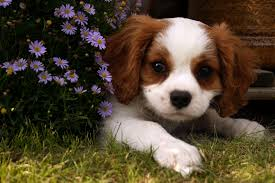
#> input picture images.jpg, 275 x 183 px
$ python Lesson7.py
#> lines starting #> are read from the running program, lines starting #| are printed output that depends on the picture
import cv2

#Image1 resizing
image1=cv2.imread("images.jpg")
#> image1 is the input picture: shape (183, 275, 3); mean B, G, R 48.5, 67.6, 80.9
cv2.namedWindow("screen" , cv2.WINDOW_NORMAL )
cv2.resizeWindow("screen",500,500)
cv2.imshow("screen" , image1)

#image2 resizing
image2=cv2.imread("lion.jpg")
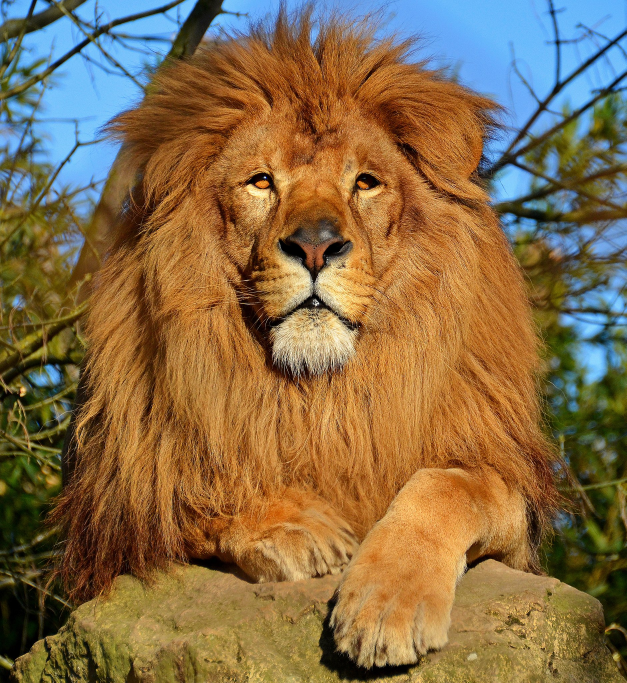
#> input picture lion.jpg, 1879 x 2048 px (shown at 1/3 size)
#> image2 is the input picture: shape (2048, 1879, 3); mean B, G, R 72.3, 108.1, 133.8
#resizing image without window
cv2.namedWindow("screen" , cv2.WINDOW_NORMAL)
cv2.resizeWindow("screen",300,400)
cv2.imshow("screen" , image2)

#image3
image3= cv2.imread("Tigre.jpg")
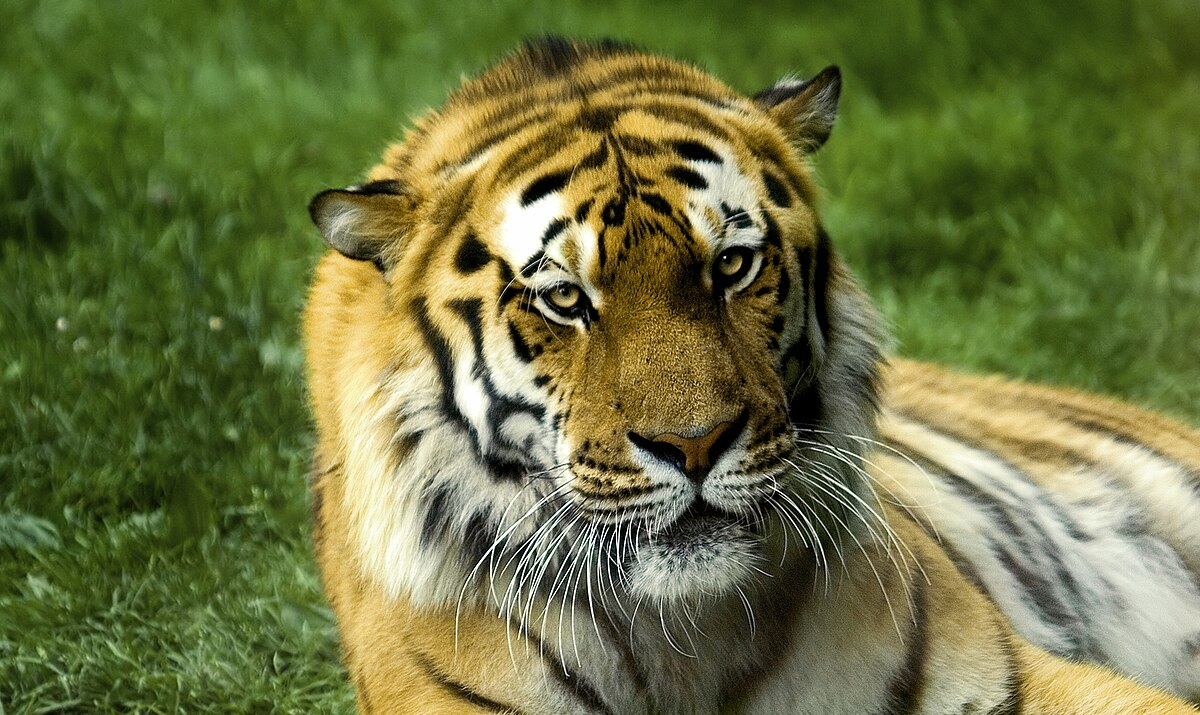
#> input picture Tigre.jpg, 1200 x 715 px
#> image3 is the input picture: shape (715, 1200, 3); mean B, G, R 64.2, 114.8, 107.6
cv2.namedWindow("screen" , cv2.WINDOW_NORMAL)
cv2.resizeWindow("screen" , 300 , 300)
cv2.imshow("screen" , image3)


cv2.waitKey(0)
cv2.destroyAllWindows()

#This code is wrong , just tell me the changes so i will resubmit it after editing
